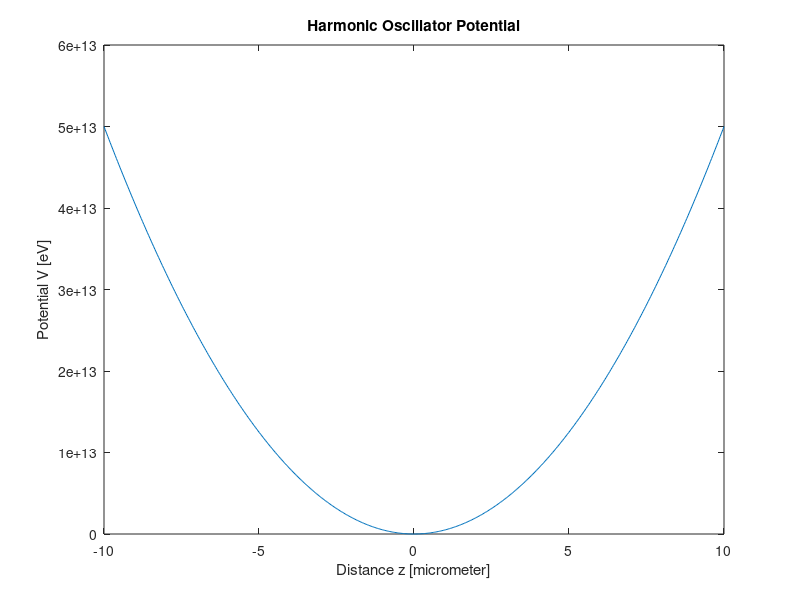
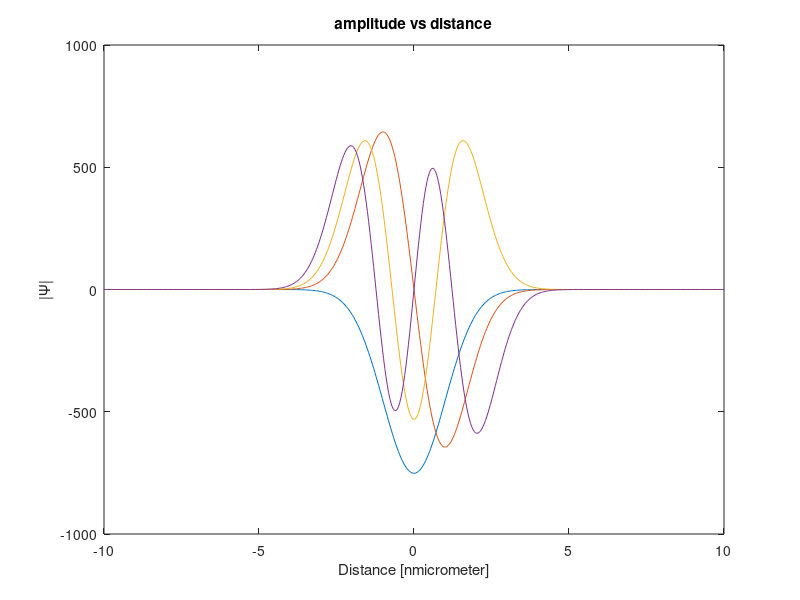
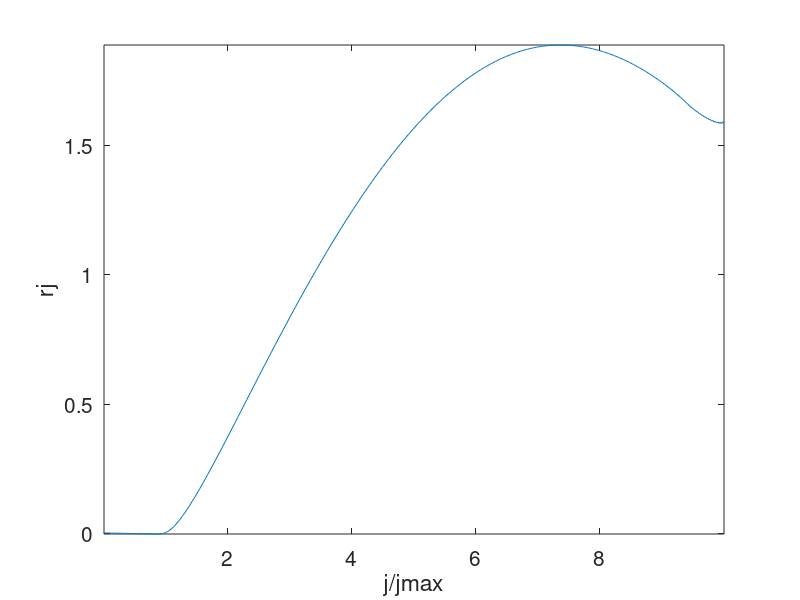

MATLAB code to generate these figures, in order:
clear all; 
close all;
hbar=1; 
m=1; 
%size of matrix
N=500; 
% Maximum limit of potential zmax = 4*z_o
zmax=10e-6;
%Define axis of the potential in 1D
z=linspace(-zmax,zmax,N);
% Define Delta z
dz=2*zmax/N;
% Term other than potential in the hamiltonian
cz=hbar^2/(2*m*dz^2);
% wave length
omega=1e12;
% In the problem zo = hbar/(m*omega) = 1e-6 meter
zo = sqrt(hbar/(m*omega))

%harmonic oscillator potential
V=(m/2*omega^2)*z.^2; 
figure(1);
plot(z*1e6,V)
xlabel('Distance z [micrometer]'); ylabel('Potential V [eV]')
title('Harmonic Oscillator Potential')

%Harmonic oscillator harmiltonian
H=cz*(diag(2*ones(N,1))+diag(-1*ones(N-1,1),1)+diag(-1*ones(N-1,1),-1))+diag(V);

%H(1,   1) = 0; H(  1, 2) = 0; H(2, 1) = 0; % So that f(0) = 0.

%H(N, N-1) = 0; H(N-1, N) = 0; H(N, N) = 0; % So that f(L) = 0.
%eigen value and eigenvector
[A,B]= eigs(H,N,'sm');
A=A./sqrt(dz);
%probability amplitude plot
figure(2)
plot(z*1e6, (A(:,1:4)))
xlabel('Distance [nmicrometer]'); ylabel('|\Psi|')
title('amplitude vs distance')

% Probability density plot
%figure(3)
%plot(z*1e6, conj(A(:,1:4)).*A(:,1:4))
%set(gca,'FontSize',15);
%axis tight
%xlabel('Distance [micrometer]'); ylabel('\Psi * \Psi')
%title('Probability density vs distance')

% Part (e)
j=1:N;
jmax=(zmax/(sqrt(2)*zo))^2;
%Energy eigen values
Ej= diag(B);
rj=((Ej/omega)-(j'-1/2))./(j'-1/2);
figure(4);
plot(j/jmax,rj);
set(gca,'FontSize',15);
axis tight
xlabel('j/jmax'); ylabel('rj')
